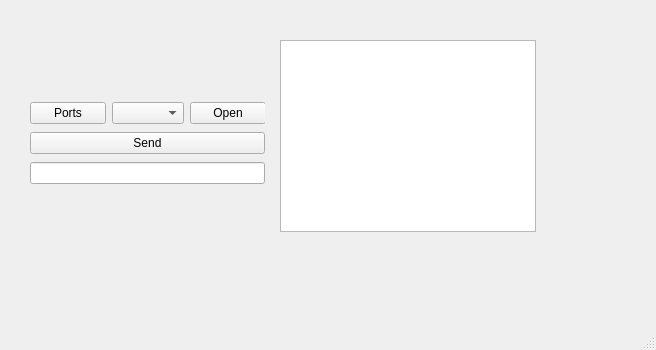
<?xml version="1.0" encoding="UTF-8"?>
<ui version="4.0">
 <class>MainWindow</class>
 <widget class="QMainWindow" name="MainWindow">
  <property name="geometry">
   <rect>
    <x>0</x>
    <y>0</y>
    <width>656</width>
    <height>350</height>
   </rect>
  </property>
  <property name="windowTitle">
   <string>MainWindow</string>
  </property>
  <widget class="QWidget" name="centralwidget">
   <widget class="QWidget" name="layoutWidget">
    <property name="geometry">
     <rect>
      <x>30</x>
      <y>100</y>
      <width>235</width>
      <height>86</height>
     </rect>
    </property>
    <layout class="QVBoxLayout" name="verticalLayout">
     <item>
      <layout class="QHBoxLayout" name="horizontalLayout">
       <item>
        <widget class="QPushButton" name="btnPortsInfo">
         <property name="text">
          <string>Ports</string>
         </property>
        </widget>
       </item>
       <item>
        <widget class="QComboBox" name="cmbPort"/>
       </item>
       <item>
        <widget class="QPushButton" name="btnOpenPort">
         <property name="text">
          <string>Open</string>
         </property>
        </widget>
       </item>
      </layout>
     </item>
     <item>
      <widget class="QPushButton" name="btnSend">
       <property name="text">
        <string>Send</string>
       </property>
      </widget>
     </item>
     <item>
      <widget class="QLineEdit" name="lnMessage"/>
     </item>
    </layout>
   </widget>
   <widget class="QListWidget" name="lstMessages">
    <property name="geometry">
     <rect>
      <x>280</x>
      <y>40</y>
      <width>256</width>
      <height>192</height>
     </rect>
    </property>
   </widget>
  </widget>
  <widget class="QMenuBar" name="menubar">
   <property name="geometry">
    <rect>
     <x>0</x>
     <y>0</y>
     <width>656</width>
     <height>22</height>
    </rect>
   </property>
  </widget>
  <widget class="QStatusBar" name="statusbar"/>
 </widget>
 <resources/>
 <connections/>
</ui>
